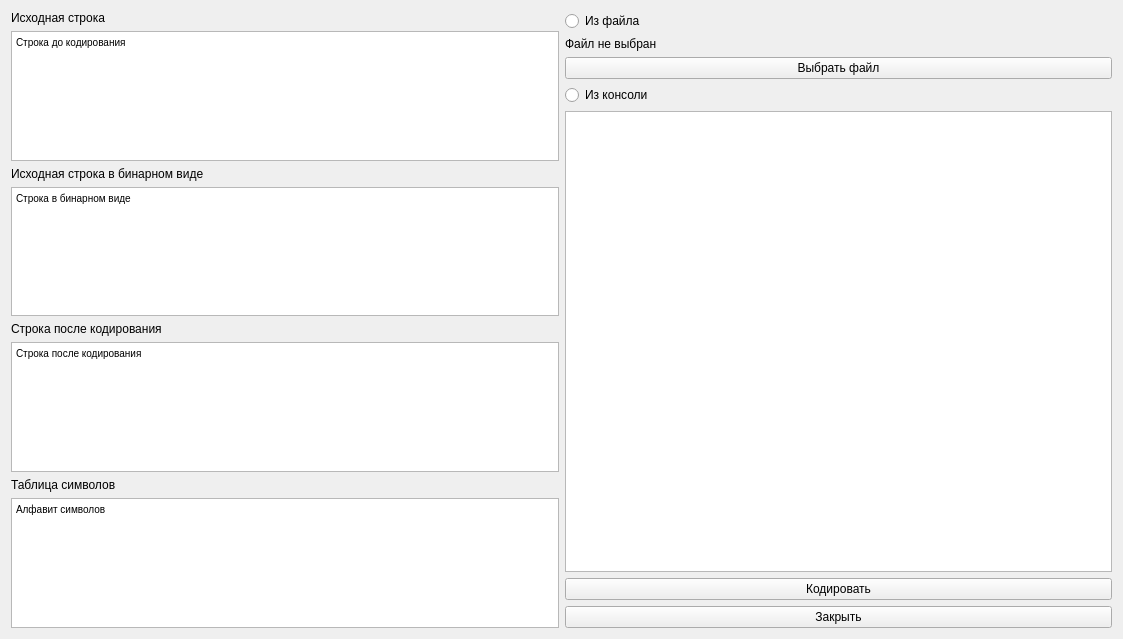
<?xml version="1.0" encoding="UTF-8"?>
<ui version="4.0">
 <class>coderWindow</class>
 <widget class="QWidget" name="coderWindow">
  <property name="geometry">
   <rect>
    <x>0</x>
    <y>0</y>
    <width>1123</width>
    <height>639</height>
   </rect>
  </property>
  <property name="windowTitle">
   <string>Form</string>
  </property>
  <layout class="QHBoxLayout" name="horizontalLayout">
   <item>
    <layout class="QVBoxLayout" name="verticalLayout">
     <item>
      <widget class="QLabel" name="label_4">
       <property name="text">
        <string>Исходная строка</string>
       </property>
      </widget>
     </item>
     <item>
      <widget class="QTextEdit" name="strBefore">
       <property name="readOnly">
        <bool>true</bool>
       </property>
       <property name="html">
        <string>&lt;!DOCTYPE HTML PUBLIC &quot;-//W3C//DTD HTML 4.0//EN&quot; &quot;http://www.w3.org/TR/REC-html40/strict.dtd&quot;&gt;
&lt;html&gt;&lt;head&gt;&lt;meta name=&quot;qrichtext&quot; content=&quot;1&quot; /&gt;&lt;style type=&quot;text/css&quot;&gt;
p, li { white-space: pre-wrap; }
&lt;/style&gt;&lt;/head&gt;&lt;body style=&quot; font-family:'MS Shell Dlg 2'; font-size:7.8pt; font-weight:400; font-style:normal;&quot;&gt;
&lt;p style=&quot; margin-top:0px; margin-bottom:0px; margin-left:0px; margin-right:0px; -qt-block-indent:0; text-indent:0px;&quot;&gt;Строка до кодирования&lt;/p&gt;&lt;/body&gt;&lt;/html&gt;</string>
       </property>
      </widget>
     </item>
     <item>
      <widget class="QLabel" name="label_3">
       <property name="text">
        <string>Исходная строка в бинарном виде</string>
       </property>
      </widget>
     </item>
     <item>
      <widget class="QTextEdit" name="strBinary">
       <property name="readOnly">
        <bool>true</bool>
       </property>
       <property name="html">
        <string>&lt;!DOCTYPE HTML PUBLIC &quot;-//W3C//DTD HTML 4.0//EN&quot; &quot;http://www.w3.org/TR/REC-html40/strict.dtd&quot;&gt;
&lt;html&gt;&lt;head&gt;&lt;meta name=&quot;qrichtext&quot; content=&quot;1&quot; /&gt;&lt;style type=&quot;text/css&quot;&gt;
p, li { white-space: pre-wrap; }
&lt;/style&gt;&lt;/head&gt;&lt;body style=&quot; font-family:'MS Shell Dlg 2'; font-size:7.8pt; font-weight:400; font-style:normal;&quot;&gt;
&lt;p style=&quot; margin-top:0px; margin-bottom:0px; margin-left:0px; margin-right:0px; -qt-block-indent:0; text-indent:0px;&quot;&gt;Строка в бинарном виде&lt;/p&gt;
&lt;p style=&quot;-qt-paragraph-type:empty; margin-top:0px; margin-bottom:0px; margin-left:0px; margin-right:0px; -qt-block-indent:0; text-indent:0px;&quot;&gt;&lt;br /&gt;&lt;/p&gt;&lt;/body&gt;&lt;/html&gt;</string>
       </property>
      </widget>
     </item>
     <item>
      <widget class="QLabel" name="label_2">
       <property name="text">
        <string>Строка после кодирования</string>
       </property>
      </widget>
     </item>
     <item>
      <widget class="QTextEdit" name="strAfter">
       <property name="readOnly">
        <bool>true</bool>
       </property>
       <property name="html">
        <string>&lt;!DOCTYPE HTML PUBLIC &quot;-//W3C//DTD HTML 4.0//EN&quot; &quot;http://www.w3.org/TR/REC-html40/strict.dtd&quot;&gt;
&lt;html&gt;&lt;head&gt;&lt;meta name=&quot;qrichtext&quot; content=&quot;1&quot; /&gt;&lt;style type=&quot;text/css&quot;&gt;
p, li { white-space: pre-wrap; }
&lt;/style&gt;&lt;/head&gt;&lt;body style=&quot; font-family:'MS Shell Dlg 2'; font-size:7.8pt; font-weight:400; font-style:normal;&quot;&gt;
&lt;p style=&quot; margin-top:0px; margin-bottom:0px; margin-left:0px; margin-right:0px; -qt-block-indent:0; text-indent:0px;&quot;&gt;Строка после кодирования&lt;/p&gt;&lt;/body&gt;&lt;/html&gt;</string>
       </property>
      </widget>
     </item>
     <item>
      <widget class="QLabel" name="label">
       <property name="text">
        <string>Таблица символов</string>
       </property>
      </widget>
     </item>
     <item>
      <widget class="QTextEdit" name="alphabet">
       <property name="html">
        <string>&lt;!DOCTYPE HTML PUBLIC &quot;-//W3C//DTD HTML 4.0//EN&quot; &quot;http://www.w3.org/TR/REC-html40/strict.dtd&quot;&gt;
&lt;html&gt;&lt;head&gt;&lt;meta name=&quot;qrichtext&quot; content=&quot;1&quot; /&gt;&lt;style type=&quot;text/css&quot;&gt;
p, li { white-space: pre-wrap; }
&lt;/style&gt;&lt;/head&gt;&lt;body style=&quot; font-family:'MS Shell Dlg 2'; font-size:7.8pt; font-weight:400; font-style:normal;&quot;&gt;
&lt;p style=&quot; margin-top:0px; margin-bottom:0px; margin-left:0px; margin-right:0px; -qt-block-indent:0; text-indent:0px;&quot;&gt;Алфавит символов&lt;/p&gt;&lt;/body&gt;&lt;/html&gt;</string>
       </property>
      </widget>
     </item>
    </layout>
   </item>
   <item>
    <layout class="QVBoxLayout" name="verticalLayout_2">
     <item>
      <layout class="QVBoxLayout" name="verticalLayout_3">
       <item>
        <widget class="QRadioButton" name="radioButton">
         <property name="enabled">
          <bool>true</bool>
         </property>
         <property name="text">
          <string>Из файла</string>
         </property>
        </widget>
       </item>
       <item>
        <widget class="QLabel" name="nameFile">
         <property name="text">
          <string>Файл не выбран</string>
         </property>
        </widget>
       </item>
       <item>
        <widget class="QPushButton" name="pushButton_3">
         <property name="text">
          <string>Выбрать файл</string>
         </property>
        </widget>
       </item>
      </layout>
     </item>
     <item>
      <layout class="QVBoxLayout" name="verticalLayout_4">
       <item>
        <widget class="QRadioButton" name="radioButton_2">
         <property name="text">
          <string>Из консоли</string>
         </property>
        </widget>
       </item>
       <item>
        <widget class="QTextEdit" name="textEdit"/>
       </item>
      </layout>
     </item>
     <item>
      <widget class="QPushButton" name="pushButton">
       <property name="text">
        <string>Кодировать</string>
       </property>
      </widget>
     </item>
     <item>
      <widget class="QPushButton" name="pushButton_2">
       <property name="text">
        <string>Закрыть</string>
       </property>
      </widget>
     </item>
    </layout>
   </item>
  </layout>
 </widget>
 <resources/>
 <connections/>
</ui>
